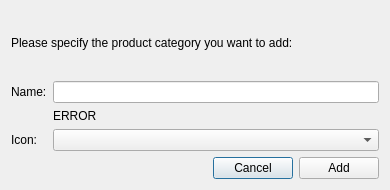
<?xml version="1.0" encoding="UTF-8"?>
<ui version="4.0">
 <class>AddProductCategory</class>
 <widget class="QDialog" name="AddProductCategory">
  <property name="geometry">
   <rect>
    <x>0</x>
    <y>0</y>
    <width>390</width>
    <height>190</height>
   </rect>
  </property>
  <property name="sizePolicy">
   <sizepolicy hsizetype="Preferred" vsizetype="Fixed">
    <horstretch>0</horstretch>
    <verstretch>0</verstretch>
   </sizepolicy>
  </property>
  <property name="windowTitle">
   <string>Add Product Category</string>
  </property>
  <property name="windowIcon">
   <iconset resource="../resources/resources.qrc">
    <normaloff>:/rotable/db_add.png</normaloff>:/rotable/db_add.png</iconset>
  </property>
  <layout class="QVBoxLayout" name="verticalLayout">
   <item>
    <widget class="QLabel" name="_labelInfo">
     <property name="text">
      <string>Please specify the product category you want to add:</string>
     </property>
    </widget>
   </item>
   <item>
    <layout class="QFormLayout" name="formLayout">
     <property name="fieldGrowthPolicy">
      <enum>QFormLayout::AllNonFixedFieldsGrow</enum>
     </property>
     <item row="0" column="0">
      <widget class="QLabel" name="_labelName">
       <property name="text">
        <string>Name:</string>
       </property>
      </widget>
     </item>
     <item row="0" column="1">
      <widget class="QLineEdit" name="_lineEditName"/>
     </item>
     <item row="1" column="1">
      <widget class="QLabel" name="_labelNameError">
       <property name="text">
        <string>ERROR</string>
       </property>
      </widget>
     </item>
     <item row="2" column="0">
      <widget class="QLabel" name="_labelIcon">
       <property name="text">
        <string>Icon:</string>
       </property>
      </widget>
     </item>
     <item row="2" column="1">
      <layout class="QHBoxLayout" name="horizontalLayout">
       <item>
        <widget class="QComboBox" name="_comboBoxIcons">
         <property name="iconSize">
          <size>
           <width>24</width>
           <height>24</height>
          </size>
         </property>
        </widget>
       </item>
      </layout>
     </item>
    </layout>
   </item>
   <item>
    <layout class="QHBoxLayout" name="horizontalLayout_2">
     <item>
      <spacer name="horizontalSpacer">
       <property name="orientation">
        <enum>Qt::Horizontal</enum>
       </property>
       <property name="sizeHint" stdset="0">
        <size>
         <width>40</width>
         <height>20</height>
        </size>
       </property>
      </spacer>
     </item>
     <item>
      <widget class="QPushButton" name="_pushButtonCancel">
       <property name="text">
        <string>Cancel</string>
       </property>
      </widget>
     </item>
     <item>
      <widget class="QPushButton" name="_pushButtonAdd">
       <property name="text">
        <string>Add</string>
       </property>
      </widget>
     </item>
    </layout>
   </item>
  </layout>
 </widget>
 <resources>
  <include location="../resources/resources.qrc"/>
 </resources>
 <connections>
  <connection>
   <sender>_lineEditName</sender>
   <signal>returnPressed()</signal>
   <receiver>_pushButtonAdd</receiver>
   <slot>click()</slot>
   <hints>
    <hint type="sourcelabel">
     <x>158</x>
     <y>52</y>
    </hint>
    <hint type="destinationlabel">
     <x>320</x>
     <y>171</y>
    </hint>
   </hints>
  </connection>
 </connections>
</ui>
